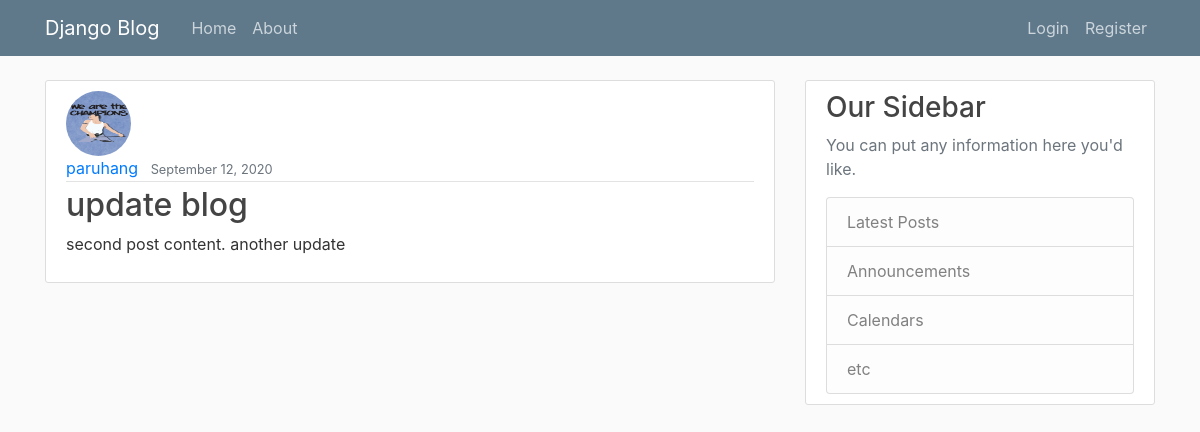
/post/2/, run on an earlier commit of the app's database.
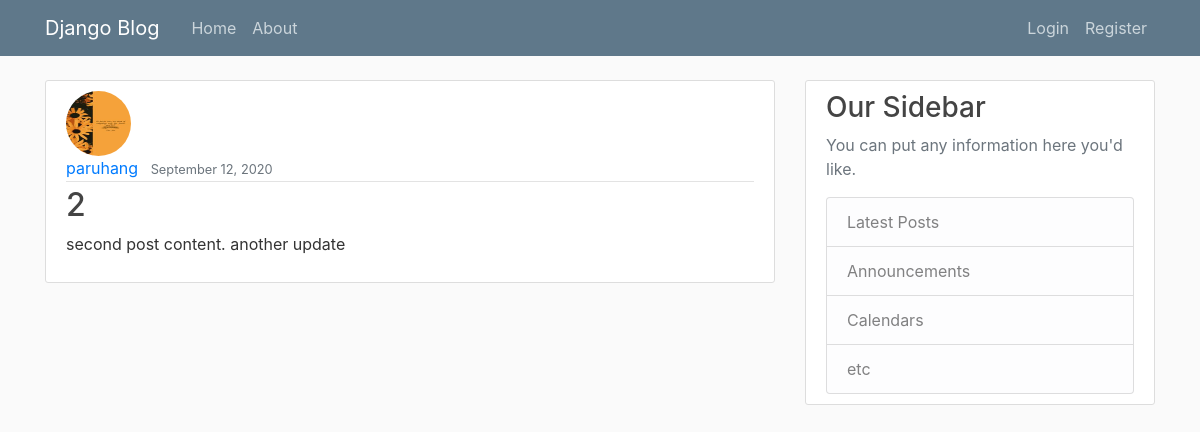
And on a later commit of the database.
### blog/models.py (models this page shows, shortened)
class Post(models.Model):
    title = models.CharField(max_length= 100)
    content = models.TextField()
    date_posted= models.DateTimeField(default= timezone.now)
    author = models.ForeignKey(User, on_delete= models.CASCADE)

### users/models.py (models this page shows, shortened)
class Profile(models.Model):
    user = models.OneToOneField(User, on_delete=models.CASCADE)
    image = models.ImageField(default='static.jpg', upload_to='profile_pics')

### blog/views.py (the view)
# urls.py: path('post/<int:pk>/', PostDetailView.as_view(), name='post-detail'),
class PostDetailView(DetailView):
    model = Post

### blog/templates/blog/post_detail.html (shortened to what this page needs)
{% extends "blog/base.html" %}
{% block content %}
    <article class="media content-section">
        <div class="media-body">
        <img class= "rounded-circle article-img" src="{{ object.author.profile.image.url }}">
        <div class="article-metadata">
            <a class="mr-2" href="#">{{ object.author }}</a>
            <small class="text-muted">{{ object.date_posted|date:"F d, Y" }}</small>
        </div>
        <h2 class="article-title">{{ object.title }}</h2>
         <p class="article-content">{{ object.content }}</p>
        </div>
    </article>
{% endblock content %}

What changed in the data, as far as the page shows it:
changed Post "second post content. another update": author.profile.image: a different picture; title "update blog" → "2"
